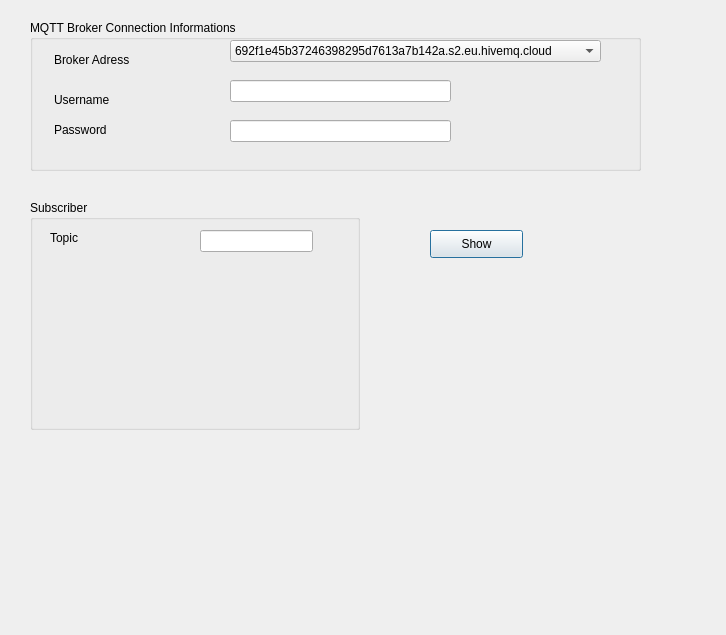
<?xml version="1.0" encoding="UTF-8"?>
<ui version="4.0">
 <class>Dialog</class>
 <widget class="QDialog" name="Dialog">
  <property name="geometry">
   <rect>
    <x>0</x>
    <y>0</y>
    <width>726</width>
    <height>635</height>
   </rect>
  </property>
  <property name="windowTitle">
   <string>Dialog</string>
  </property>
  <widget class="QGroupBox" name="groupBox">
   <property name="enabled">
    <bool>true</bool>
   </property>
   <property name="geometry">
    <rect>
     <x>30</x>
     <y>20</y>
     <width>611</width>
     <height>151</height>
    </rect>
   </property>
   <property name="title">
    <string>MQTT Broker Connection Informations</string>
   </property>
   <widget class="QLineEdit" name="txtUsername">
    <property name="geometry">
     <rect>
      <x>200</x>
      <y>60</y>
      <width>221</width>
      <height>22</height>
     </rect>
    </property>
   </widget>
   <widget class="QLineEdit" name="txtPassword">
    <property name="geometry">
     <rect>
      <x>200</x>
      <y>100</y>
      <width>221</width>
      <height>22</height>
     </rect>
    </property>
   </widget>
   <widget class="QLabel" name="label">
    <property name="geometry">
     <rect>
      <x>24</x>
      <y>30</y>
      <width>101</width>
      <height>20</height>
     </rect>
    </property>
    <property name="text">
     <string>Broker Adress</string>
    </property>
   </widget>
   <widget class="QLabel" name="label_2">
    <property name="geometry">
     <rect>
      <x>24</x>
      <y>70</y>
      <width>101</width>
      <height>20</height>
     </rect>
    </property>
    <property name="text">
     <string>Username</string>
    </property>
   </widget>
   <widget class="QLabel" name="label_3">
    <property name="geometry">
     <rect>
      <x>24</x>
      <y>100</y>
      <width>101</width>
      <height>20</height>
     </rect>
    </property>
    <property name="text">
     <string>Password</string>
    </property>
   </widget>
   <widget class="QComboBox" name="cmbboxBrokerAdrr">
    <property name="geometry">
     <rect>
      <x>200</x>
      <y>20</y>
      <width>371</width>
      <height>22</height>
     </rect>
    </property>
    <item>
     <property name="text">
      <string>692f1e45b37246398295d7613a7b142a.s2.eu.hivemq.cloud</string>
     </property>
    </item>
   </widget>
  </widget>
  <widget class="QPushButton" name="btnShow">
   <property name="geometry">
    <rect>
     <x>430</x>
     <y>230</y>
     <width>93</width>
     <height>28</height>
    </rect>
   </property>
   <property name="text">
    <string>Show</string>
   </property>
  </widget>
  <widget class="QGroupBox" name="groupBox_2">
   <property name="geometry">
    <rect>
     <x>30</x>
     <y>200</y>
     <width>330</width>
     <height>230</height>
    </rect>
   </property>
   <property name="title">
    <string>Subscriber </string>
   </property>
   <property name="checkable">
    <bool>false</bool>
   </property>
   <widget class="QLabel" name="label_4">
    <property name="geometry">
     <rect>
      <x>20</x>
      <y>30</y>
      <width>111</width>
      <height>16</height>
     </rect>
    </property>
    <property name="text">
     <string>Topic</string>
    </property>
   </widget>
   <widget class="QLineEdit" name="txtTopic">
    <property name="geometry">
     <rect>
      <x>170</x>
      <y>30</y>
      <width>113</width>
      <height>22</height>
     </rect>
    </property>
   </widget>
  </widget>
  <widget class="QLabel" name="lblExtract">
   <property name="geometry">
    <rect>
     <x>60</x>
     <y>460</y>
     <width>541</width>
     <height>141</height>
    </rect>
   </property>
   <property name="text">
    <string/>
   </property>
  </widget>
 </widget>
 <resources/>
 <connections/>
</ui>
